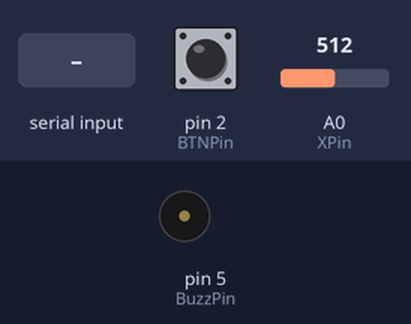
Bench run of a sketch on a simulated Arduino Uno, built with avr-gcc and run on an emulated ATmega328P. Shown: buzzer (waves = sounding). The test bench sets the inputs (shaded band); at power-on: pin 2 (BTNPin) LOW, A0 (XPin) = 512. What the sketch prints to the serial monitor is not drawn.

Above: at 1.2 s.
1.3 s: "A" received over Serial
At 1.52 s:
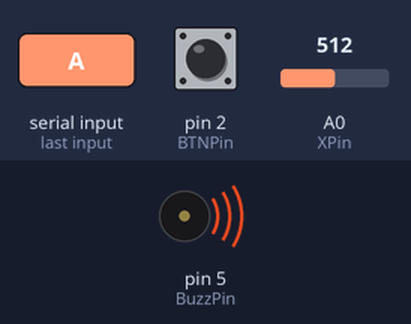
4.9 s: "G" received over Serial
At 7.6 s:
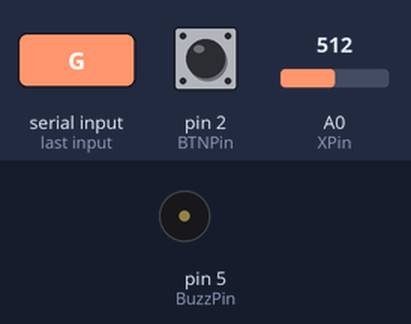
7.9 s: "O" received over Serial
At 8.2 s:
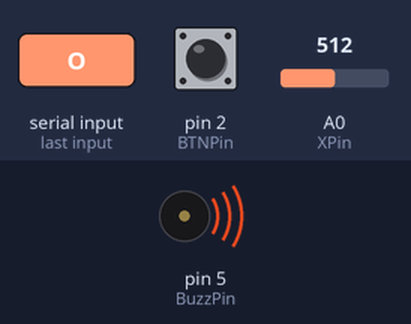
Timing chart, 0 to 11.2 s (numbered marks = the images above; inputs shaded):
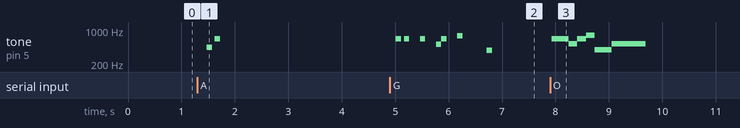

The sketch:

arduino-serial-com.ino
```cpp
#include <pitches.h> //For sounds

//Pins
int XPin = A0;
int BTNPin = 2;
int BuzzPin = 5;

//Joystick
int XPosition = 0;
int PreviousXPosition = XPosition;
int mapXValue;

//Button
bool BTNState = false;
bool PreviousBTNState = false;

//Setup & Loop
void setup() {
  pinMode(BTNPin, INPUT);
  pinMode(XPin, INPUT);
  pinMode(BuzzPin, OUTPUT);
  Serial.begin(9600);
}

void loop() {
  if (Serial.available() > 0) {
    receivingData(); //Recibe datos
  } else {
    sendingData(); //Manda datos
  }
  delay(10);
}

//Send Data
void sendingData() {

  XPosition = analogRead(XPin);
  BTNState = digitalRead(BTNPin);

  //X joystick
  if (XPosition < 500) {
    mapXValue = 0;
    sendSerialMessage('J', 'X', mapXValue);
    delay(100);
  }
  else if (XPosition >= 500 && XPosition <= 520) {
    mapXValue = 1;
    sendSerialMessage('J', 'X', mapXValue);
    delay(100);
  }
  else if (XPosition > 520) {
    mapXValue = 2;
    sendSerialMessage('J', 'X', mapXValue);
    delay(100);
  }

  //BTN
  if (BTNState && !PreviousBTNState) {  //Pressed!
    sendSerialMessage('B', 'A', BTNState);
    delay(50);
    PreviousBTNState = true;
  } else if (!BTNState && PreviousBTNState) {  //Released!
    PreviousBTNState = false;
  }

  delay(100);
}

void receivingData() { //Recibe mensajes para reproducir la música

  char inByte = Serial.read();

  switch (inByte) {
    case 'A': //Continue
      // Parlante 8 ohmios

      // tone(BuzzPin, NOTE_C4, 50);
      // delay(60);
      // tone(BuzzPin, NOTE_G4, 50);
      // delay(60);
      // noTone(BuzzPin);
      // delay(500);

      //Piezo buzzer (resistencia 220)
      tone(BuzzPin, NOTE_A4, 100);
      delay(150);
      tone(BuzzPin, NOTE_E5, 100);
      delay(150);
      noTone(BuzzPin);
      delay(500);
    break;

    case 'G': //Start game
    //En ambos suena bien (Piezo buzzer con resistencia 220)
      tone(BuzzPin,660,100);
      delay(150);
      tone(BuzzPin,660,100);
      delay(300);
      tone(BuzzPin,660,100);
      delay(300);
      tone(BuzzPin,510,100);
      delay(100);
      tone(BuzzPin,660,100);
      delay(300);
      tone(BuzzPin,770,100);
      delay(550);
      tone(BuzzPin,380,100);
      delay(575);
    break;

    case 'J': //Jump sound
      //En ambos suena bien (Piezo buzzer con resistencia 220)

      tone(BuzzPin, NOTE_E5, 100);
      delay(200);
      tone(BuzzPin, NOTE_E6, 100);
      delay(200);
      noTone(BuzzPin);
      delay(500);
    break;

    case 'W'://Walk sound
      // Parlante 8 ohmios

      // tone(BuzzPin, NOTE_C4, 40);
      // delay(15);
      // noTone(BuzzPin);
      // delay(15);
      // tone(BuzzPin, NOTE_A3, 40);
      // delay(75);
      // noTone(BuzzPin);
      // delay(15);

      //Piezo Buzzer (resistencia 220)

      tone(BuzzPin, NOTE_G5, 20);
      delay(10);
      noTone(BuzzPin);
      delay(5);
      tone(BuzzPin, NOTE_E5, 20);
      delay(50);
      noTone(BuzzPin);
      delay(5);
    break;

    case 'O': //Game over
    //Parlante 8 ohmios

      // int notaGame[] = { NOTE_E4, NOTE_E4, NOTE_E4, NOTE_C4, NOTE_E4, NOTE_G4, NOTE_G3, NOTE_C4 };
      // int duracionGame[] = { 100, 100, 200, 200, 200, 200, 400, 800 };

      // for (int i = 0; i < 8; i++) { // Reproduce cada nota en la secuencia
      //     tone(BuzzPin, notaGame[i], duracionGame[i]);
      //     delay(duracionGame[i] * 1.2); // Ajusta el tiempo de espera
      //   }
      //   noTone(BuzzPin);
      //   delay(500);

    //Piezo Buzzer (resistencia 220)

      int notaGame[] = { NOTE_E5, NOTE_E5, NOTE_E5, NOTE_C5, NOTE_E5, NOTE_G5, NOTE_G4, NOTE_C5 };
      int duracionGame[] = { 100, 100, 200, 200, 200, 200, 400, 800 };

      for (int i = 0; i < 8; i++) { // Reproduce cada nota en la secuencia
        tone(BuzzPin, notaGame[i], duracionGame[i]);
        delay(duracionGame[i] * 0.8); // Ajusta el tiempo de espera
      }
      noTone(BuzzPin);
      delay(500);
    break;
  }
  Serial.flush();
}

void sendSerialMessage(char keyA, char keyB, int Value) { //Estructura del mensaje enviado a server
  Serial.print(keyA);
  Serial.print(' ');
  Serial.print(keyB);
  Serial.print(' ');
  Serial.print(Value);
  Serial.print(' ');
  Serial.println();
}
```

Measured:
- after the input at 1.3 s, tone on pin 5 (BuzzPin): silent → 440 Hz after 0.17 s, → silent 0.10 s later, → 659 Hz 0.05 s later, → silent 0.10 s later
- after the input at 4.9 s, tone on pin 5 (BuzzPin): plays 660 Hz for 0.10 s, 660 Hz for 0.10 s, 660 Hz for 0.10 s, 510 Hz for 0.10 s, 660 Hz for 0.10 s, 770 Hz for 0.10 s … (7 notes in this stretch), starting after 0.12 s
- after the input at 7.9 s, tone on pin 5 (BuzzPin): plays 659 Hz for 0.32 s, 523 Hz for 0.16 s, 659 Hz for 0.16 s, 784 Hz for 0.16 s, 392 Hz for 0.32 s, 523 Hz for 0.64 s, starting at once
